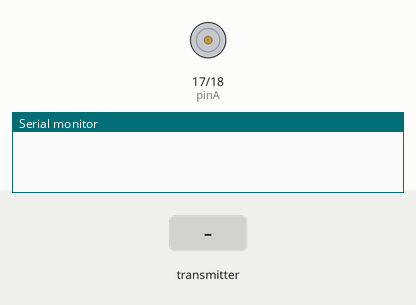
Bench run of a sketch on a simulated ESP32. On the bench: motor-driver pin pairs drawn as motors (green arrow = first pin HIGH = forward, orange = second pin HIGH = backward, longer = more drive), the last lines printed to the serial monitor. The test bench sets the inputs (shaded band).

Above: at 1.2 s.
1.3 s: the transmitter starts sending a = Rock
At 1.6 s:
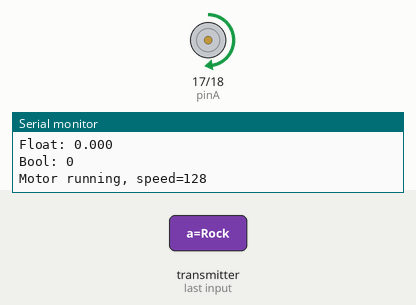
At 3.2 s:
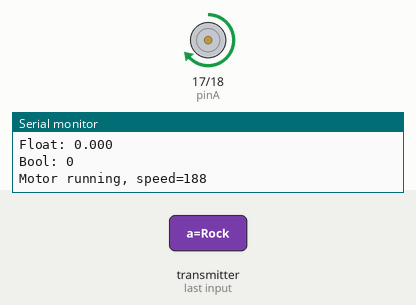
4.3 s: the transmitter starts sending a = Paper
At 8.7 s:
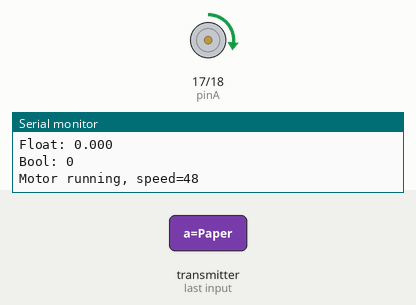
Timing chart, 0 to 11.3 s (numbered marks = the images above; inputs shaded):
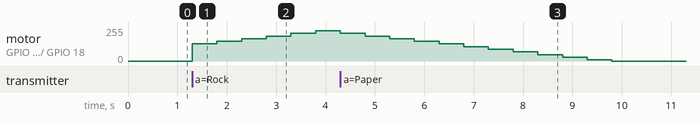

Measured:
- after the input at 1.3 s, motor on GPIO 17 (pinA) / GPIO 18 (pinB): moves from stopped to forward 227/255 over 2.5 s, starting at once

The sketch:

wroom.ino
```cpp
#include <Arduino.h>
#include <WiFi.h>
#include <esp_now.h>
#include <esp_wifi.h>       // 用来设置信道
#include "driver/ledc.h"

// —— 跟发送端一致的 struct ——
typedef struct struct_message {
    char  a[32];
    int   b;
    float c;
    bool  d;
} struct_message;
static struct_message myData;

// —— motor & PWM 配置（LEDC） ——
const int pinA = 17, pinB = 18;
const ledc_mode_t      speed_mode = LEDC_LOW_SPEED_MODE;
const ledc_timer_t     timer_num   = LEDC_TIMER_0;
const ledc_channel_t   channelA    = LEDC_CHANNEL_0;
const ledc_channel_t   channelB    = LEDC_CHANNEL_1;
const ledc_timer_bit_t bit_num     = LEDC_TIMER_8_BIT;
const int              freq        = 20000;

bool    unlocked = false;
uint8_t speed    = 0;
const uint8_t step = 20;

// —— 回调：保持你原来的打印格式 ——
void OnDataRecv(const esp_now_recv_info_t *info, const uint8_t *incomingData, int len) {
  memcpy(&myData, incomingData, sizeof(myData));
  Serial.print("Bytes received: "); Serial.println(len);
  Serial.print("Char: ");          Serial.println(myData.a);
  Serial.print("Int: ");           Serial.println(myData.b);
  Serial.print("Float: ");         Serial.println(myData.c, 3);
  Serial.print("Bool: ");          Serial.println(myData.d);
  Serial.println();

  if (!unlocked && strcmp(myData.a, "Rock") == 0) {
    unlocked = true;
    speed = 128;  // 中速启动
  }
  else if (unlocked) {
    if (strcmp(myData.a, "Paper") == 0) {
      speed = (speed > step ? speed - step : 0);
    } else if (strcmp(myData.a, "Rock") == 0) {
      speed = (speed + step <= 255 ? speed + step : 255);
    }
  }

  // 更新 PWM
  ledc_set_duty(speed_mode, channelA, speed);
  ledc_update_duty(speed_mode, channelA);
  ledc_set_duty(speed_mode, channelB, 0);
  ledc_update_duty(speed_mode, channelB);

  Serial.printf("Motor %s, speed=%d\n\n", unlocked?"running":"stopped", speed);
}

void setup() {
  Serial.begin(115200);
  // 1) 强制切到频道 1
  WiFi.mode(WIFI_STA);
  esp_wifi_set_channel(1, WIFI_SECOND_CHAN_NONE);

  // 2) 配置 LEDC
  ledc_timer_config_t tcfg = {
    .speed_mode      = speed_mode,
    .duty_resolution = bit_num,
    .timer_num       = timer_num,
    .freq_hz         = freq,
    .clk_cfg         = LEDC_AUTO_CLK
  };
  ledc_timer_config(&tcfg);
  ledc_channel_config_t ccfg = {
    .gpio_num   = pinA,
    .speed_mode = speed_mode,
    .channel    = channelA,
    .intr_type  = LEDC_INTR_DISABLE,
    .timer_sel  = timer_num,
    .duty       = 0,
    .hpoint     = 0
  };
  ledc_channel_config(&ccfg);
  ccfg.channel  = channelB;
  ccfg.gpio_num = pinB;
  ledc_channel_config(&ccfg);

  // 3) 初始化 ESP-NOW
  if (esp_now_init() != ESP_OK) {
    Serial.println("Error initializing ESP-NOW");
    return;
  }
  esp_now_register_recv_cb(OnDataRecv);
}

void loop() {
  // 回调里已经处理完所有事了
  delay(100);
}
```
